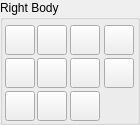
  <widget class="QGroupBox" name="groupBox_2">
   <property name="geometry">
    <rect>
     <x>855</x>
     <y>500</y>
     <width>140</width>
     <height>125</height>
    </rect>
   </property>
   <property name="title">
    <string>Right Body</string>
   </property>
   <widget class="QPushButton" name="CTransparent_2">
    <property name="geometry">
     <rect>
      <x>5</x>
      <y>91</y>
      <width>30</width>
      <height>30</height>
     </rect>
    </property>
    <property name="sizePolicy">
     <sizepolicy hsizetype="Minimum" vsizetype="Minimum">
      <horstretch>0</horstretch>
      <verstretch>0</verstretch>
     </sizepolicy>
    </property>
    <property name="styleSheet">
     <string notr="true"/>
    </property>
    <property name="text">
     <string/>
    </property>
   </widget>
   <widget class="QPushButton" name="CYellow_2">
    <property name="geometry">
     <rect>
      <x>104</x>
      <y>25</y>
      <width>30</width>
      <height>30</height>
     </rect>
    </property>
    <property name="sizePolicy">
     <sizepolicy hsizetype="Minimum" vsizetype="Minimum">
      <horstretch>0</horstretch>
      <verstretch>0</verstretch>
     </sizepolicy>
    </property>
    <property name="styleSheet">
     <string notr="true"/>
    </property>
    <property name="text">
     <string/>
    </property>
   </widget>
   <widget class="QPushButton" name="CBlack_2">
    <property name="geometry">
     <rect>
      <x>5</x>
      <y>58</y>
      <width>30</width>
      <height>30</height>
     </rect>
    </property>
    <property name="sizePolicy">
     <sizepolicy hsizetype="Minimum" vsizetype="Minimum">
      <horstretch>0</horstretch>
      <verstretch>0</verstretch>
     </sizepolicy>
    </property>
    <property name="styleSheet">
     <string notr="true"/>
    </property>
    <property name="text">
     <string/>
    </property>
   </widget>
   <widget class="QPushButton" name="CDarkBlue_2">
    <property name="geometry">
     <rect>
      <x>37</x>
      <y>91</y>
      <width>30</width>
      <height>30</height>
     </rect>
    </property>
    <property name="sizePolicy">
     <sizepolicy hsizetype="Minimum" vsizetype="Minimum">
      <horstretch>0</horstretch>
      <verstretch>0</verstretch>
     </sizepolicy>
    </property>
    <property name="styleSheet">
     <string notr="true"/>
    </property>
    <property name="text">
     <string/>
    </property>
   </widget>
   <widget class="QPushButton" name="COrange_2">
    <property name="geometry">
     <rect>
      <x>70</x>
      <y>91</y>
      <width>30</width>
      <height>30</height>
     </rect>
    </property>
    <property name="sizePolicy">
     <sizepolicy hsizetype="Minimum" vsizetype="Minimum">
      <horstretch>0</horstretch>
      <verstretch>0</verstretch>
     </sizepolicy>
    </property>
    <property name="styleSheet">
     <string notr="true"/>
    </property>
    <property name="text">
     <string/>
    </property>
   </widget>
   <widget class="QPushButton" name="CViolet_2">
    <property name="geometry">
     <rect>
      <x>70</x>
      <y>58</y>
      <width>30</width>
      <height>30</height>
     </rect>
    </property>
    <property name="sizePolicy">
     <sizepolicy hsizetype="Minimum" vsizetype="Minimum">
      <horstretch>0</horstretch>
      <verstretch>0</verstretch>
     </sizepolicy>
    </property>
    <property name="styleSheet">
     <string notr="true"/>
    </property>
    <property name="text">
     <string/>
    </property>
   </widget>
   <widget class="QPushButton" name="CPink_2">
    <property name="geometry">
     <rect>
      <x>104</x>
      <y>58</y>
      <width>30</width>
      <height>30</height>
     </rect>
    </property>
    <property name="sizePolicy">
     <sizepolicy hsizetype="Minimum" vsizetype="Minimum">
      <horstretch>0</horstretch>
      <verstretch>0</verstretch>
     </sizepolicy>
    </property>
    <property name="styleSheet">
     <string notr="true"/>
    </property>
    <property name="text">
     <string/>
    </property>
   </widget>
   <widget class="QPushButton" name="CSkyBlue_2">
    <property name="geometry">
     <rect>
      <x>37</x>
      <y>58</y>
      <width>30</width>
      <height>30</height>
     </rect>
    </property>
    <property name="sizePolicy">
     <sizepolicy hsizetype="Minimum" vsizetype="Minimum">
      <horstretch>0</horstretch>
      <verstretch>0</verstretch>
     </sizepolicy>
    </property>
    <property name="styleSheet">
     <string notr="true"/>
    </property>
    <property name="text">
     <string/>
    </property>
   </widget>
   <widget class="QPushButton" name="CRed_2">
    <property name="geometry">
     <rect>
      <x>70</x>
      <y>25</y>
      <width>30</width>
      <height>30</height>
     </rect>
    </property>
    <property name="sizePolicy">
     <sizepolicy hsizetype="Minimum" vsizetype="Minimum">
      <horstretch>0</horstretch>
      <verstretch>0</verstretch>
     </sizepolicy>
    </property>
    <property name="styleSheet">
     <string notr="true"/>
    </property>
    <property name="text">
     <string/>
    </property>
   </widget>
   <widget class="QPushButton" name="CGreen_2">
    <property name="geometry">
     <rect>
      <x>37</x>
      <y>25</y>
      <width>30</width>
      <height>30</height>
     </rect>
    </property>
    <property name="sizePolicy">
     <sizepolicy hsizetype="Minimum" vsizetype="Minimum">
      <horstretch>0</horstretch>
      <verstretch>0</verstretch>
     </sizepolicy>
    </property>
    <property name="styleSheet">
     <string notr="true"/>
    </property>
    <property name="text">
     <string/>
    </property>
   </widget>
   <widget class="QPushButton" name="CWhite_2">
    <property name="geometry">
     <rect>
      <x>5</x>
      <y>25</y>
      <width>30</width>
      <height>30</height>
     </rect>
    </property>
    <property name="sizePolicy">
     <sizepolicy hsizetype="Minimum" vsizetype="Minimum">
      <horstretch>0</horstretch>
      <verstretch>0</verstretch>
     </sizepolicy>
    </property>
    <property name="styleSheet">
     <string notr="true"/>
    </property>
    <property name="text">
     <string/>
    </property>
   </widget>
  </widget>
